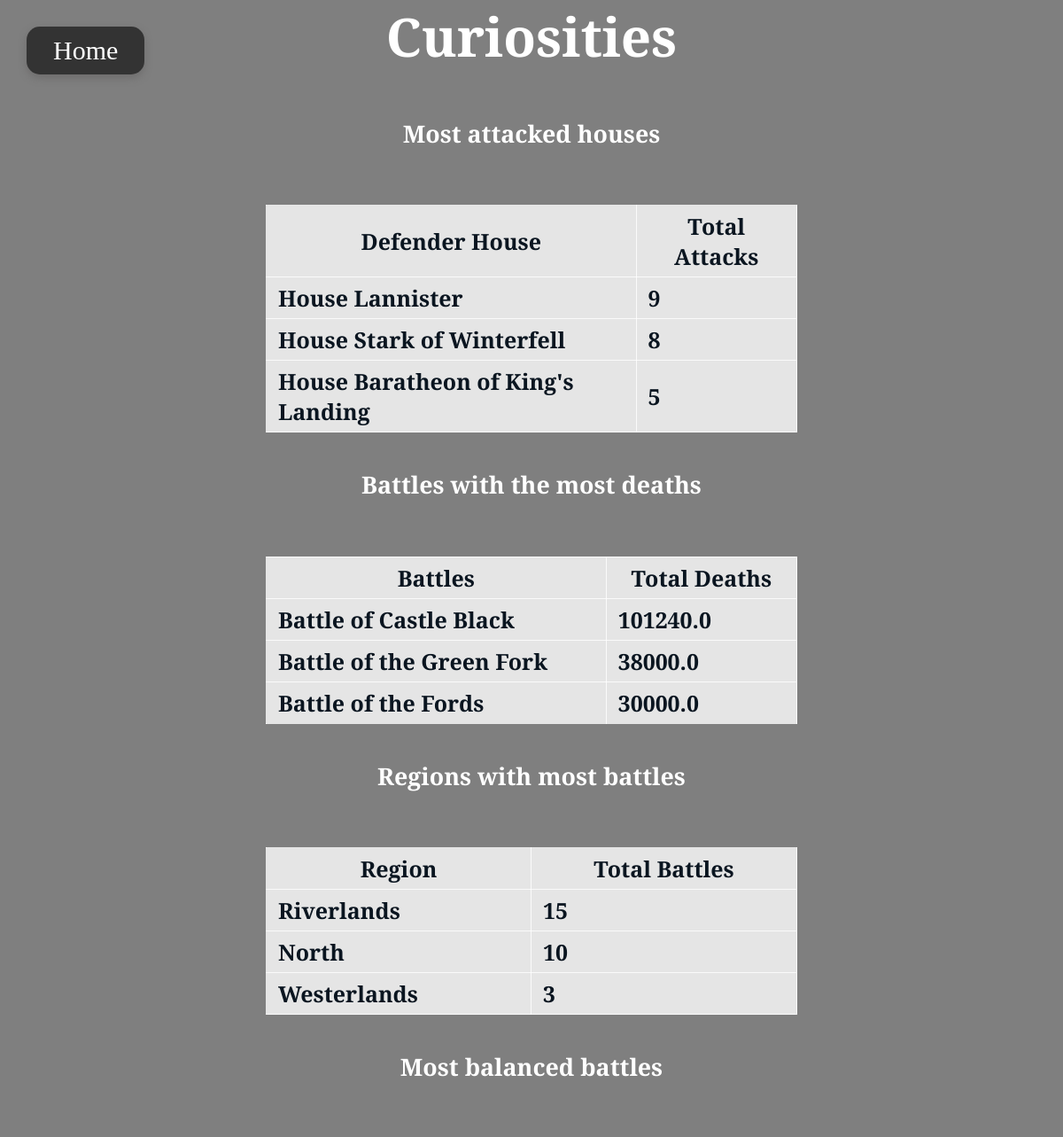
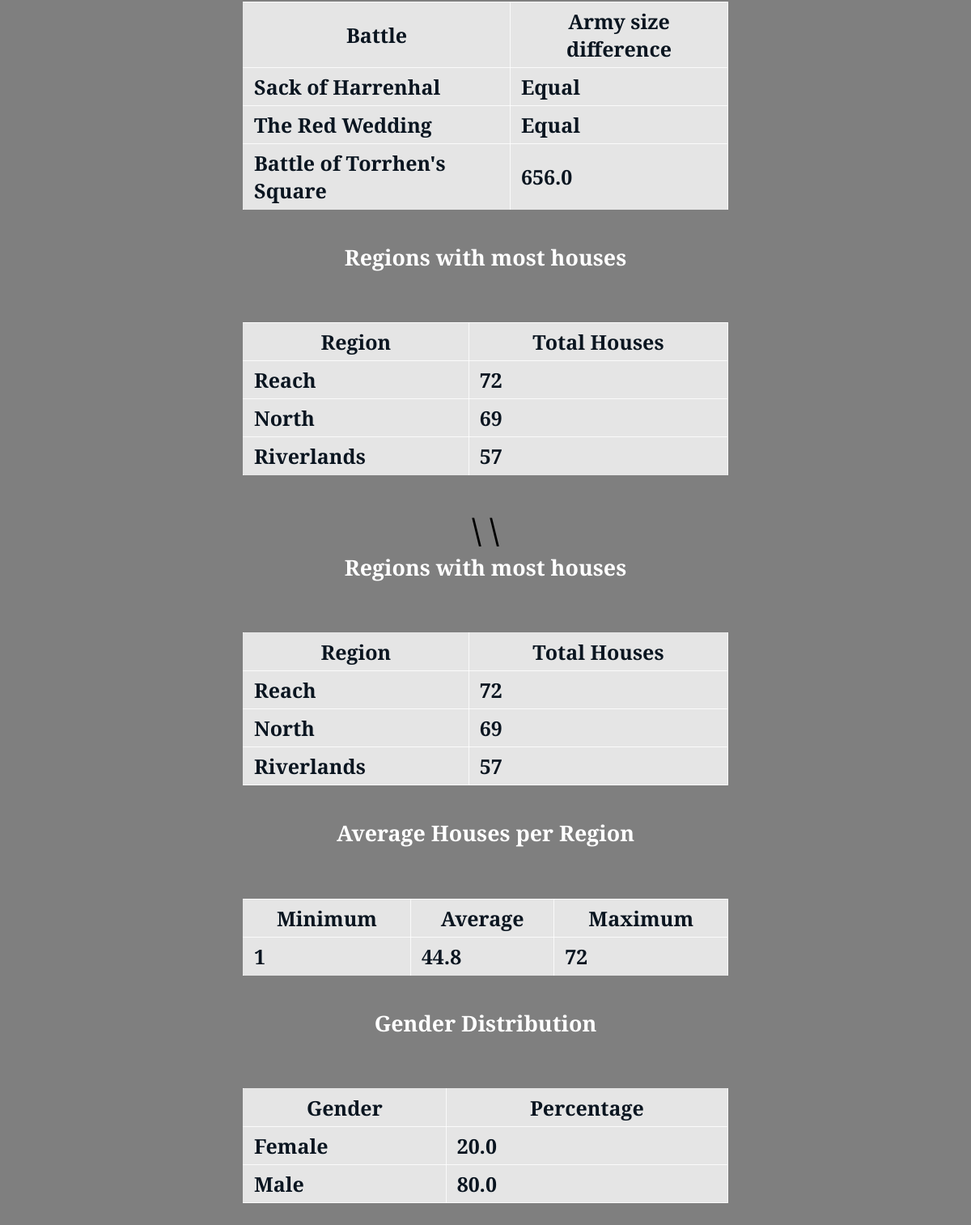
The app's page /curiosities with its own data (2 pictures, top to bottom).
### tables this page shows
CREATE TABLE Houses (House_ID INTEGER PRIMARY KEY, House TEXT, Blazon_URL TEXT, Blazon_Description TEXT, City_ID INTEGER REFERENCES Cities (City_ID), Words TEXT);

CREATE TABLE Battles (Battle_ID INTEGER PRIMARY KEY, Battle_Name TEXT, Year INTEGER, is_attacker_winner INTEGER, battle_type TEXT, major_death INTEGER, major_capture INTEGER, attacker_size REAL, defender_size REAL, region_id INTEGER REFERENCES Regions (Region_ID), AttackerKing_ID INTEGER REFERENCES Characters (Character_ID), DefenderKing_ID REAL REFERENCES Characters (Character_ID));

CREATE TABLE Regions (Region_ID INTEGER PRIMARY KEY, Region TEXT, Description TEXT, Rulled_by_House_ID REAL REFERENCES Houses (House_ID));

### app.py (the view)
@APP.route('/curiosities')
def curiosities():
    mostAttackedHouses = db.execute(
        '''
        SELECT h.House AS Defender_House, COUNT(d.Battle_ID) AS Total_Attacks, h.house_id
        FROM Houses h
        JOIN Defenses d ON h.House_ID = d.DefenderHouse_ID
        GROUP BY h.House
        ORDER BY Total_Attacks DESC
        LIMIT 3;
        '''
    ).fetchall()
    highestDeathsByBattle = db.execute(
        '''
        SELECT Battle_Name AS Batalha, (Attacker_size + Defender_size) AS Total_de_Mortes, battle_id
        FROM Battles
        WHERE Attacker_size IS NOT NULL AND Defender_size IS NOT NULL
        ORDER BY Total_de_Mortes DESC
        LIMIT 3;
        '''
    ).fetchall()
    highestBattlesByRegion = db.execute(
        '''
        SELECT r.Region AS Region_Name, COUNT(b.Battle_ID) AS Total_Battles, r.region_id as rID
        FROM Regions r
        JOIN Battles b ON r.Region_ID = b.Region_ID
        GROUP BY r.Region
        ORDER BY Total_Battles DESC
        LIMIT 3;
        '''
    ).fetchall()
    mostEvenBattles = db.execute(
        '''
        SELECT Battle_Name, ABS(Attacker_size - Defender_size) AS Size_Difference, battle_id
        FROM Battles
        WHERE Attacker_size IS NOT NULL AND Defender_size IS NOT NULL
        ORDER BY Size_Difference ASC
        LIMIT 3;
        '''
    ).fetchall()
    mostHousesByRegion = db.execute(
        '''
        SELECT r.Region AS Region_Name, COUNT(h.House_ID) AS Total_Houses, r.region_id as rID
        FROM Regions r
        JOIN Cities c ON r.Region_ID = c.Region_ID
        JOIN Houses h ON c.City_ID = h.City_ID
        GROUP BY r.Region
        ORDER BY Total_Houses DESC
        LIMIT 3;
        '''
    ).fetchall()
    avgHousesByRegion = db.execute(
        '''
        SELECT AVG(house_count) AS avg, MAX(house_count) AS max, MIN(house_count) AS min
        FROM (
            SELECT Region_ID, COUNT(*) AS house_count
            FROM Cities c
            JOIN Houses h ON c.City_ID = h.City_ID
            GROUP BY Region_ID
            )
        '''
    ).fetchone()
    charactersByGender = db.execute(
        '''
        SELECT Gender, (COUNT() * 100.0 / (SELECT COUNT() FROM Characters)) AS percentage
        FROM Characters
        GROUP BY Gender;
        '''
    ).fetchall()
    return render_template('curiosities.html', mostAttackedHouses=mostAttackedHouses, highestDeathsByBattle=highestDeathsByBattle, highestBattlesByRegion=highestBattlesByRegion, mostEvenBattles=mostEvenBattles, mostHousesByRegion=mostHousesByRegion, avgHousesByRegion=avgHousesByRegion, charactersByGender=charactersByGender)

### db.py (called while the page is built)
def execute(sql,args=None):
  global DB
  sql = re.sub('\s+',' ', sql)
  logging.info('SQL: {} Args: {}'.format(sql,args))
  return DB['cursor'].execute(sql, args) \
      if args != None else DB['cursor'].execute(sql)

### templates/curiosities.html (shortened to what this page needs)
<!DOCTYPE html>
<html lang="en">
<head>
    <link rel="stylesheet" href="../static/css/curiosities.css">
</head>
<body>
    <button onclick="window.location.href='/'" class="btn-home">
        Home
    </button>
    <h2 class="center-align">Curiosities</h2>
    <h6 class="center-align">Most attacked houses</h6>
    <table>
        <tr>
            <th>
                <b>Defender House</b>
              </th>
            <th>
              <b>Total Attacks</b>
            </th>
        </tr>
        {% for i in mostAttackedHouses %}
        <tr>
            <td>
            <a href="/houses/{{i.house_id}}">{{ i.defender_house }}</a>
            </td>
            <td>
            {{ i.total_attacks }}
            </td>
        </tr>
        {% endfor %}
    </table>
    <h6 class="center-align">Battles with the most deaths</h6>
    <table>
        <tr>
            <th>
                <b>Battles</b>
              </th>
            <th>
              <b>Total Deaths</b>
            </th>
        </tr>
        {% for i in highestDeathsByBattle %}
        <tr>
            <td>
            <a href="/battles/{{i.battle_id}}">{{ i.Batalha }}</a>
            </td>
            <td>
            {{ i.total_de_mortes }}
            </td>
        </tr>
        {% endfor %}
    </table>
    <h6 class="center-align">Regions with most battles</h6>
    <table>
        <tr>
            <th>
                <b>Region</b>
              </th>
            <th>
              <b>Total Battles</b>
            </th>
        </tr>
        {% for i in highestBattlesByRegion %}
        <tr>
            <td>
            <a href="/regions/{{i.rID}}">{{ i.region_name }}</a>
            </td>
            <td>
            {{ i.total_battles }}
            </td>
        </tr>
        {% endfor %}
    </table>
    <h6 class="center-align">Most balanced battles</h6>
    <table>
        <tr>
            <th>
                <b>Battle</b>
              </th>
            <th>
              <b>Army size difference</b>
            </th>
        </tr>
        {% for i in mostEvenBattles %}
        <tr>
            <td>
            <a href="/battles/{{i.battle_id}}">{{ i.battle_name }}</a>
            </td>
            <td>
            {% if i.size_difference == 0 %}
                Equal
            {% else %}
                {{ i.size_difference }}
            {% endif %}
            </td>
        </tr>
        {% endfor %}
    </table>
    <h6 class="center-align">Regions with most houses</h6>
    <table>
        <tr>
            <th>
                <b>Region</b>
              </th>
            <th>
              <b>Total Houses</b>
            </th>
        </tr>
        {% for i in mostHousesByRegion %}
        <tr>
            <td>
            <a href="/regions/{{i.rID}}">{{ i.region_name }}</a>
            </td>
            <td>
                {{ i.total_houses }}
            </td>
        </tr>
        {% endfor %}
    </table>\
    \<h6 class="center-align">Regions with most houses</h6>
    <table>
        <tr>
            <th>
                <b>Region</b>
              </th>
            <th>
              <b>Total Houses</b>
            </th>
        </tr>
        {% for i in mostHousesByRegion %}
        <tr>
            <td>
            <a href="/regions/{{i.rID}}">{{ i.region_name }}</a>
            </td>
            <td>
                {{ i.total_houses }}
            </td>
        </tr>
        {% endfor %}
    </table>
    <h6 class="center-align">Average Houses per Region</h6>
    <table>
        <tr>
            <th>
                <b>Minimum</b>
            </th>
            <th>
                <b>Average</b>
            </th>
            <th>
                <b>Maximum</b>
            </th>
        </tr>
        <tr>
            <td>
                {{avgHousesByRegion.min}}
            </td>
            <td>
                {{avgHousesByRegion.avg}}
            </td>
            <td>
                {{avgHousesByRegion.max}}
            </td>
        </tr>
    </table>
    <h6 class="center-align">Gender Distribution</h6>
    <table>
        <tr>
            <th>
                <b>Gender</b>
            </th>
            <th>
                <b>Percentage</b>
            </th>
        </tr>
        {% for i in charactersByGender %}
        <tr>
            <td>
                {{ i.gender }}
            </td>
            <td>
                {{ i.percentage }}
            </td>
        </tr>
        {% endfor %}
    </table>
</body>
</html>

### static/css/curiosities.css (style rules this page uses)
body { margin: 0; min-height: 100vh; height: auto; background-image: linear-gradient(rgba(0, 0, 0, 0.5), rgba(0, 0, 0, 0.5)), url('../map.jpg'); background-size: cover; background-position: center; background-attachment: fixed; display: flex; flex-direction: column; justify-content: center; align-items: center; font-size: 40px; font-family: 'Cinzel Decorative', serif; color: rgb(0, 0, 0); font-weight: bold; }
a { font-size: 25px; color: inherit; text-decoration: none; transition: transform 0.3s ease; }
.center-align { text-align: center; width: 100%; color: white; margin-top: 0; }
.btn-home { font-family: 'Cinzel Decorative', serif; position: absolute; top: 30px; left: 30px; padding: 10px 30px; font-size: 30px; border: none; background-color: #333; color: white; cursor: pointer; border-radius: 15px; box-shadow: 0 4px 10px rgba(86, 82, 82, 0.4); transition: background-color 0.3s ease; }
table { border-radius: 40px; width: 50%; margin-top: 0px auto; margin-bottom: 40px; font-size: 25px; color: #0a1520; padding: 0; border-collapse: collapse; }
table tr { border-top: 1px solid #cccccc; background-color: rgba(255, 255, 255, 0.80); margin: 0; padding: 0; }
table tr:nth-child(2n) { background-color: rgba(255, 255, 255, 0.80); }
table tr th, table tr td { border: 1px solid rgba(255, 255, 255, 0.80); margin: 0; padding: 6px 13px; }
table tr th { font-weight: bold; }
table tr th :first-child, table tr td :first-child { margin-top: 0; }
table tr th :last-child, table tr td :last-child { margin-bottom: 0; }

### records on screen
Houses: defender_house "House Lannister", total_attacks "9"
Houses: defender_house "House Stark of Winterfell", total_attacks "8"
Houses: defender_house "House Baratheon of King's Landing", total_attacks "5"
Battles: Batalha "Battle of Castle Black", total_de_mortes "101240.0"
Battles: Batalha "Battle of the Green Fork", total_de_mortes "38000.0"
Battles: Batalha "Battle of the Fords", total_de_mortes "30000.0"
Regions: region_name "Riverlands", total_battles "15", total_houses "57"
Regions: region_name "North", total_battles "10", total_houses "69"
Regions: region_name "Westerlands", total_battles "3"
Battles: battle_name "Sack of Harrenhal", shows "Equal"
Battles: battle_name "The Red Wedding", shows "Equal"
Battles: battle_name "Battle of Torrhen's Square", size_difference "656.0"
Regions: region_name "Reach", total_houses "72"

### other values on screen
{{ avgHousesByRegion.min }} "1"
{{ avgHousesByRegion.avg }} "44.8"
{{ avgHousesByRegion.max }} "72"
{{ i.gender }} "Female" "Male"
{{ i.percentage }} "20.0" "80.0"
